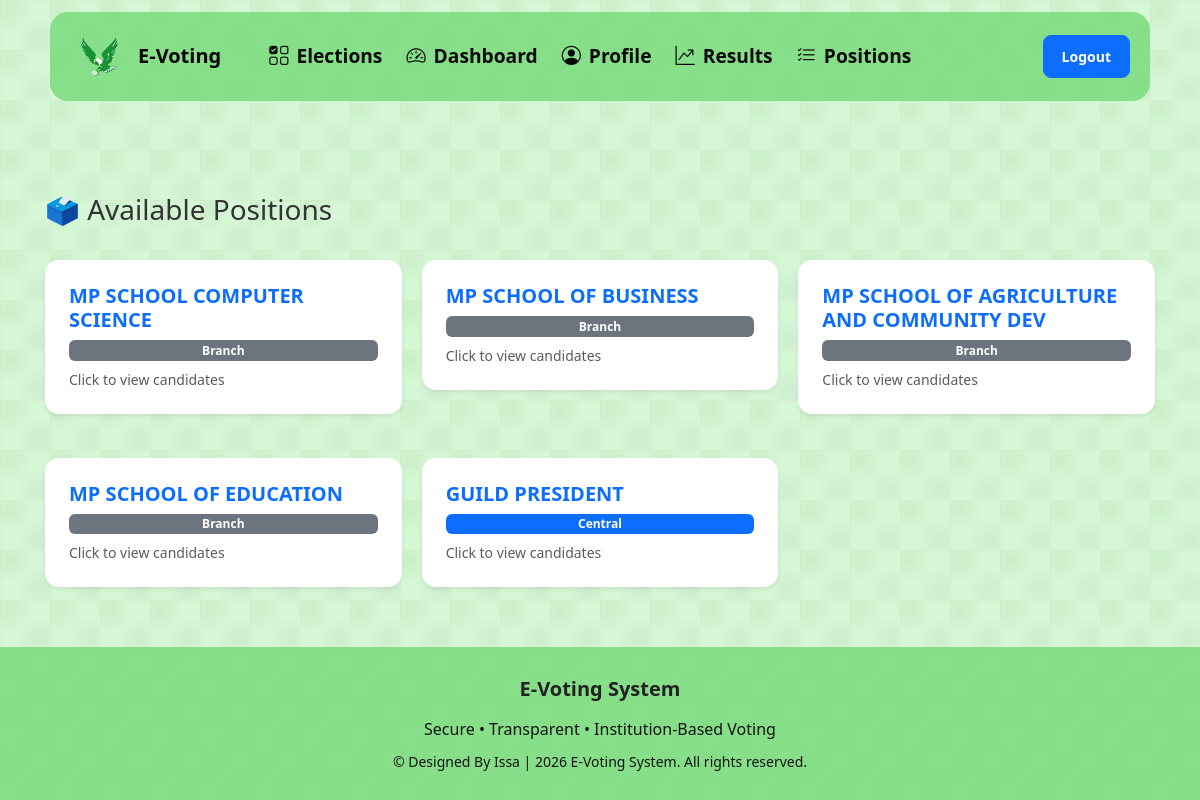
Page /elections/positions/ (signed in) on the committed database.
### elections/models.py (models this page shows, shortened)
class Position(InstitutionScopedModel):
    election = models.ForeignKey(Election, on_delete=models.CASCADE)
    name = models.CharField(max_length=255)
    is_central = models.BooleanField(default=False)
    class Meta:
     unique_together = ('election', 'name')

### elections/views.py (the view)
# urls.py: path("positions/", positions_list, name="positions_list"),
@login_required
def positions_list(request):
    user = request.user
    now = timezone.now()
    if user.role == "super_admin":
        elections = Election.objects.all()
    else:
        elections = Election.objects.filter(
            institution=user.institution
        )
    upcoming_elections = []
    active_elections = []
    ended_elections = []
    for election in elections:
        if election.start_time > now:
            upcoming_elections.append(election)
            continue
        if election.start_time <= now <= election.end_time:
            active_elections.append(election)
            continue
        ended_elections.append(election)
    if user.role == "super_admin":
        positions = Position.objects.filter(
            election__in=active_elections
        )
    else:
        positions = Position.objects.filter(
            institution=user.institution,
            election__in=active_elections
        )
    no_active_elections = len(active_elections) == 0
    return render(request, "elections/positions.html", {
        "positions": positions,
        "upcoming_elections": upcoming_elections,
        "ended_elections": ended_elections,
        "no_active_elections": no_active_elections,
    })

### templates/elections/positions.html (shortened to what this page needs)
{% extends "base.html" %}
{% block content %}
{% if positions %}
    <h3 class="mb-4">🗳️ Available Positions</h3>
    <div class="row g-4">
        {% for position in positions %}
            <div class="col-md-4">
                <a href="{% url 'elections:position_candidates' position.id %}" class="text-decoration-none">
                    <div class="card position-card p-4 shadow-sm">
                        <h5 class="mb-2">{{ position.name }}</h5>
                        {% if position.is_central %}
                            <span class="badge bg-primary">Central</span>
                        {% else %}
                            <span class="badge bg-secondary">Branch</span>
                        {% endif %}
                        <p class="mt-2 text-muted small">
                            Click to view candidates
                        </p>
                    </div>
                </a>
            </div>
        {% endfor %}
    </div>
{% endif %}
{% endblock %}

### static/css/dashboard.css (style rules this page uses)
* { box-sizing: border-box; }
body { background: #f5f7fb; font-family: "Segoe UI", Arial, sans-serif; color: #333; margin: 0; padding: 0; }
h4, h5 { font-weight: 600; }
.card { border: none; border-radius: 14px; background: #ffffff; transition: all 0.25s ease; width: 100%; }
.card h5 { color: #0d6efd; margin-bottom: 8px; }
.card p { margin-bottom: 0; color: #555; }
.row { display: flex; flex-wrap: wrap; margin-left: -10px; margin-right: -10px; }
.col-md-4, .col-md-8, .col-md-6 { padding: 10px; }

### static/css/base.css (style rules this page uses)
body { background-color: #d5f7d5; background-image: radial-gradient(circle at 20% 20%, rgba(10, 67, 4, 0.05), transparent 40%), radial-gradient(circle at 80% 80%, rgba(18, 3, 50, 0.04), transparent 40%), linear-gradient(rgba(223, 45, 17, 0.04) 1px, transparent 1px), linear-gradient(90deg, rgba(119, 92, 8, 0.04) 1px, transparent 1px); background-size: 50px 50px; }

### rows in the picture
Position: name "MP SCHOOL COMPUTER SCIENCE", is_central "Branch"
Position: name "MP SCHOOL OF BUSINESS", is_central "Branch"
Position: name "MP SCHOOL OF AGRICULTURE AND COMMUNITY DEV", is_central "Branch"
Position: name "MP SCHOOL OF EDUCATION", is_central "Branch"
Position: name "GUILD PRESIDENT", is_central "Central"
